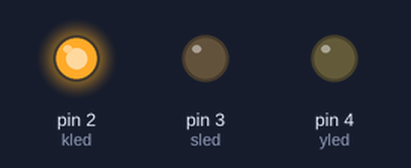
Simulated run of this sketch. Board: Arduino Uno, built with avr-gcc and run on an emulated ATmega328P. Parts: output pins drawn as LEDs (lit = HIGH).

Above: at 1.5 s.
At 4.0 s:
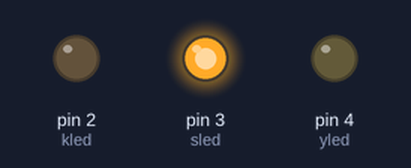
At 5.5 s:
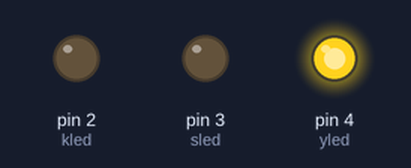
Timing chart, 0 to 7.8 s (numbered marks = the images above):
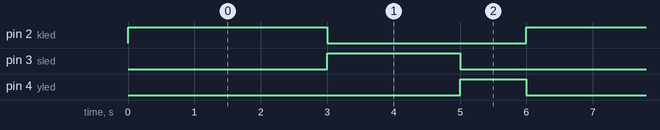

The sketch:

trafik.ino
```cpp
//trafik lambasi

int kled=2;
int sled=3;
int yled=4;


void setup() {

pinMode(kled,OUTPUT);
pinMode(yled,OUTPUT);
pinMode(sled,OUTPUT);

}

void loop() {

digitalWrite(kled,HIGH);
 delay(3000);
  digitalWrite(kled,LOW);

digitalWrite(sled,HIGH);
 delay(2000);
  digitalWrite(sled,LOW);

digitalWrite(yled,HIGH);
 delay(1000);
  digitalWrite(yled,LOW);


}
```

Measured:
- by itself, pin 2 (kled): alternates HIGH for 3.0 s and LOW for 3.0 s
- by itself, pin 3 (sled): alternates HIGH for 2.0 s and LOW for 4.0 s
- by itself, pin 4 (yled): alternates HIGH for 1.0 s and LOW for 5.0 s
